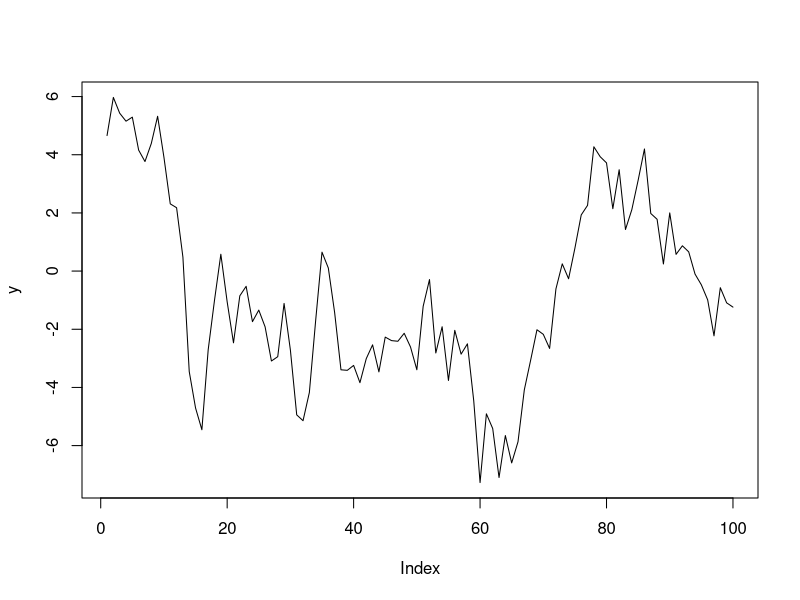
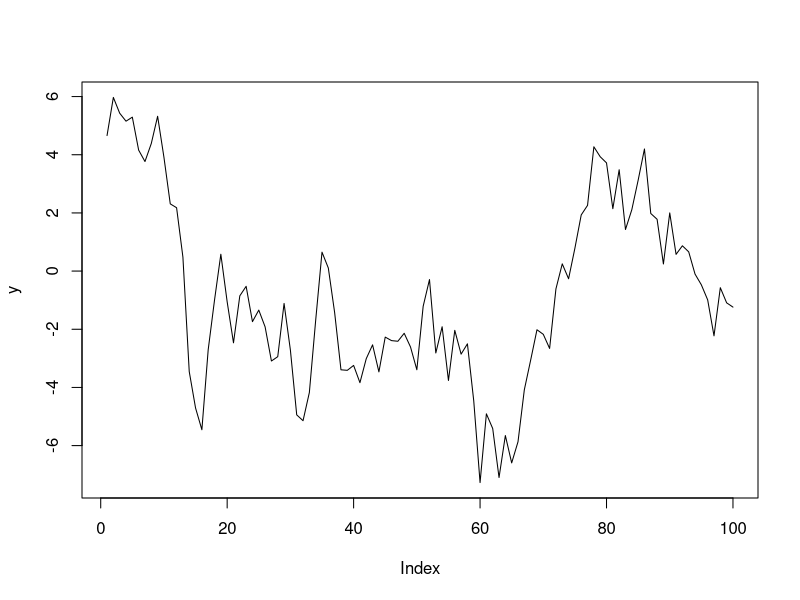

Source code (R) for these figures, in order:


####################################################################
######################### Week 1 ###################################
####################################################################

####################### Problem 1 ##################################
# Question A
beta <- 0.9
sigma2 <- 2
Tt <- 100
burn_in <- 20

set.seed(123456)

u <- rnorm(Tt + burn_in, 0, sqrt(sigma2))
y <- numeric(Tt+burn_in)
y[1] = 0

for (i in 2:(burn_in+Tt)){
  y[i] = beta*y[i-1] + u[i] 
}
    
y = y[-c(1:burn_in)]
plot(y,
     type = "l")


# Question B
y1 <- matrix(y[-1], ncol = 1)
x <- matrix(y1[-Tt], ncol =1)

beta_est = solve((t(x)%*%x)) %*% (t(x)%*%y1)



#Question C
y2 <- matrix(y[-c(1,2)],ncol = 1)
x <- matrix(c(y[-c(1,Tt)], y[-c(Tt-1, Tt)]), ncol = 2)

beta_est = solve((t(x)%*%x))%*% (t(x)%*%y2)

u_hat <- y2 - x %*% beta_est
Tt_new <- length(y2)
K <- 2

u_var <- (Tt-K)^{-1} * t(u_hat)%*%u_hat

beta_cov <- as.numeric(u_var) * solve(t(x)%*%x)
se_beta <- sqrt(diag(beta_cov))

test_statistic<- beta_est[2]/se_beta[2]
2*pnorm(-abs(test_statistic))
summary(lm(y2~x -1))


#Question D
simulation <- function(t,beta0, beta1, variance, burn){
  set.seed(123456)
  error = rnorm(t + burn, 0,sqrt(variance))
  y = numeric(t+burn)
  
  for (i in 2:(t+burn)){
    y[i] = beta0 + beta1 * y[i-1] + error[i]
  }
  y = y[-c(1:burn)]
  plot(y,
       type = 'l')
  return (y)
}

y <- simulation(100,0,0.9,2,20)

ar_estimation <- function(y, p, intercept){
  y = y[-c[1:p]]
  x = matrix(ncol = p)
  for (i in p){
    x[i] = y[]  
  }
}

####################### Problem 2 ##################################
cov_matrix <- matrix(c(1,0.9,0.9,2), nrow=2, ncol=2)
c <- matrix(c(0.1,-0.2), ncol = 1)
A1 <- matrix(c(4/5,0,8/3,3/10), nrow=2, ncol=2)
t <- 100
burn <- 20
 

?ts

